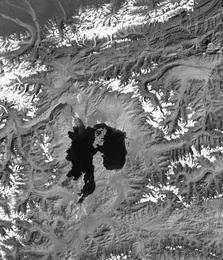
%> input picture Image segmentation/Using Fuzzy_C-means/Landsat.jpg, 223 x 260 px, shrunk from 600 x 701 before the run
$ octave Fuzzy_C_image.m   (GNU Octave 9; MATLAB toolbox functions it lacks are replaced by stand-ins)
%> lines starting %> are read from the running program, lines starting %| are printed output that depends on the picture
%% Program for fuzzy c-means clustering for Image segmentation
clear all;
close all;
clc;

%% Load training data
training_file = imread('Landsat.jpg');
%> training_file is the input picture: size 260x223x3 uint8; min 0, max 255, mean 121.2

training_data = double( training_file(:,:,1));

final_data = [];

for i=1:size(training_file,2)
    final_data = cat(1,final_data,training_data(:,i,1));
end
[rows,dim]=size(final_data);
%> rows = 57980; dim = 1
K=2;
flag=K;

%% Fuzziness index
k=6;

%% Construct old centroid matrix
oldC = zeros(K, dim);

%% Construct centroid matrix
C = zeros(K, dim);

%% Construct membership matrix
M = rand([rows, K]);
for j = 1:rows
      M(j, :) = M(j, :)./sum(M(j, :));
end

%% Construct distance matrix
D = zeros(rows,K);

%% Modifying the centroid matrix and membership matrix
while flag~=0
    flag=K;
    for m=1:K
        for n=1:dim
        sum_power=(M(:,m).^k);
        C(m,n) = sum(final_data(:,n).*sum_power)/sum(sum_power); %update centroid matrix
        end
    end

    for n=1:rows
        for m=1:K
            D(n,m)=norm(C(m,:)-final_data(n,:),2); %update distance matrix
        end
    end

    oldC = C;
    den=zeros(rows,1);
    for ro=1:rows
        d=0;
        for co=1:K
            d=d+(1/(D(ro,co).^(2/(k-1))));
        end
        den(ro)=d;
    end
    for x=1:rows
        for y=1:K
            M(x,y) = (1/(D(x,y).^(2/(k-1))))./den(x); %update membership matrix
        end
    end

    for m=1:K
        if norm(oldC(m,:)-C(m,:),2)<0.01 %check for stopping condition
            flag=flag-1;
        end
    end
end
%> this loop made 1 pass
%> oldC on pass 1: [120.7; 121.6]
%> after the loop, C = [120.7; 121.6]

%% Setting intensitities for each cluster

m=0;
for i=1:size(training_data,1)
    for l=1:size(training_file,2)
        m=m+1
            if (D(:,2)==1)
                training_data(i,l) = 30;
            elseif (D(:,2)==2)
                training_data(i,l) = 180;
            end
    end
end
%> after the loop, m = 57980
image(training_data);
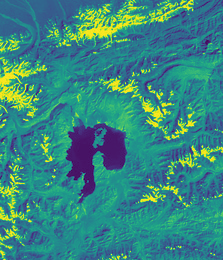
%> displayed picture: size 260x223x3, on the screen's scale of 0 to 255; mean R, G, B 55.3, 134.7, 129.4
